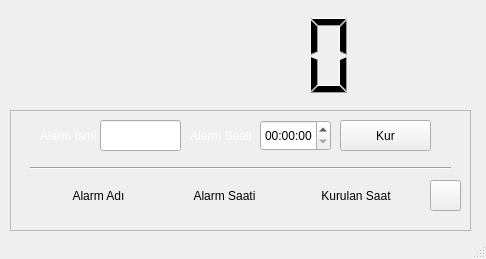
<?xml version="1.0" encoding="UTF-8"?>
<ui version="4.0">
 <class>MainWindow</class>
 <widget class="QMainWindow" name="MainWindow">
  <property name="geometry">
   <rect>
    <x>0</x>
    <y>0</y>
    <width>486</width>
    <height>259</height>
   </rect>
  </property>
  <property name="windowTitle">
   <string>Alarm Uygulaması | Maresal RPM</string>
  </property>
  <property name="windowIcon">
   <iconset resource="icons_rc.qrc">
    <normaloff>:/icons_rc/icons/exit.png</normaloff>:/icons_rc/icons/exit.png</iconset>
  </property>
  <widget class="QWidget" name="centralwidget">
   <widget class="QLCDNumber" name="lcdNumber">
    <property name="geometry">
     <rect>
      <x>90</x>
      <y>10</y>
      <width>301</width>
      <height>91</height>
     </rect>
    </property>
    <property name="styleSheet">
     <string notr="true"/>
    </property>
    <property name="frameShape">
     <enum>QFrame::NoFrame</enum>
    </property>
   </widget>
   <widget class="QFrame" name="frame">
    <property name="geometry">
     <rect>
      <x>10</x>
      <y>110</y>
      <width>461</width>
      <height>121</height>
     </rect>
    </property>
    <property name="styleSheet">
     <string notr="true">#frame {border-image: url(:/icons_rc/icons/border.png);}</string>
    </property>
    <property name="frameShape">
     <enum>QFrame::StyledPanel</enum>
    </property>
    <property name="frameShadow">
     <enum>QFrame::Raised</enum>
    </property>
    <widget class="QTimeEdit" name="timeEdit">
     <property name="geometry">
      <rect>
       <x>250</x>
       <y>10</y>
       <width>71</width>
       <height>31</height>
      </rect>
     </property>
    </widget>
    <widget class="QPushButton" name="pushButton">
     <property name="geometry">
      <rect>
       <x>330</x>
       <y>10</y>
       <width>91</width>
       <height>31</height>
      </rect>
     </property>
     <property name="text">
      <string>Kur</string>
     </property>
    </widget>
    <widget class="QLabel" name="label">
     <property name="geometry">
      <rect>
       <x>180</x>
       <y>10</y>
       <width>61</width>
       <height>31</height>
      </rect>
     </property>
     <property name="styleSheet">
      <string notr="true">color: rgb(255, 255, 255);</string>
     </property>
     <property name="text">
      <string>Alarm Saati :</string>
     </property>
    </widget>
    <widget class="Line" name="line">
     <property name="geometry">
      <rect>
       <x>20</x>
       <y>50</y>
       <width>421</width>
       <height>16</height>
      </rect>
     </property>
     <property name="orientation">
      <enum>Qt::Horizontal</enum>
     </property>
    </widget>
    <widget class="QLabel" name="label_2">
     <property name="geometry">
      <rect>
       <x>30</x>
       <y>10</y>
       <width>61</width>
       <height>31</height>
      </rect>
     </property>
     <property name="styleSheet">
      <string notr="true">color: rgb(255, 255, 255);</string>
     </property>
     <property name="text">
      <string>Alarm İsmi :</string>
     </property>
    </widget>
    <widget class="QLineEdit" name="lineEdit">
     <property name="geometry">
      <rect>
       <x>90</x>
       <y>10</y>
       <width>81</width>
       <height>31</height>
      </rect>
     </property>
    </widget>
    <widget class="QLabel" name="label_3">
     <property name="geometry">
      <rect>
       <x>28</x>
       <y>70</y>
       <width>121</width>
       <height>31</height>
      </rect>
     </property>
     <property name="styleSheet">
      <string notr="true">border-image: url(:/icons_rc/icons/bas.png);</string>
     </property>
     <property name="text">
      <string>Alarm Adı</string>
     </property>
     <property name="alignment">
      <set>Qt::AlignCenter</set>
     </property>
    </widget>
    <widget class="QLabel" name="label_4">
     <property name="geometry">
      <rect>
       <x>152</x>
       <y>70</y>
       <width>125</width>
       <height>31</height>
      </rect>
     </property>
     <property name="styleSheet">
      <string notr="true">border-image: url(:/icons_rc/icons/orta.png);</string>
     </property>
     <property name="text">
      <string>Alarm Saati</string>
     </property>
     <property name="alignment">
      <set>Qt::AlignCenter</set>
     </property>
    </widget>
    <widget class="QLabel" name="label_5">
     <property name="geometry">
      <rect>
       <x>280</x>
       <y>70</y>
       <width>132</width>
       <height>31</height>
      </rect>
     </property>
     <property name="styleSheet">
      <string notr="true">border-image: url(:/icons_rc/icons/son.png);</string>
     </property>
     <property name="text">
      <string>Kurulan Saat</string>
     </property>
     <property name="alignment">
      <set>Qt::AlignCenter</set>
     </property>
    </widget>
    <widget class="QPushButton" name="pushButton_2">
     <property name="geometry">
      <rect>
       <x>420</x>
       <y>70</y>
       <width>31</width>
       <height>31</height>
      </rect>
     </property>
     <property name="styleSheet">
      <string notr="true">border-image: url(:/icons_rc/icons/exit.png);</string>
     </property>
     <property name="text">
      <string/>
     </property>
    </widget>
   </widget>
  </widget>
  <widget class="QMenuBar" name="menubar">
   <property name="geometry">
    <rect>
     <x>0</x>
     <y>0</y>
     <width>486</width>
     <height>21</height>
    </rect>
   </property>
  </widget>
  <widget class="QStatusBar" name="statusbar"/>
 </widget>
 <resources>
  <include location="icons_rc.qrc"/>
 </resources>
 <connections/>
</ui>
